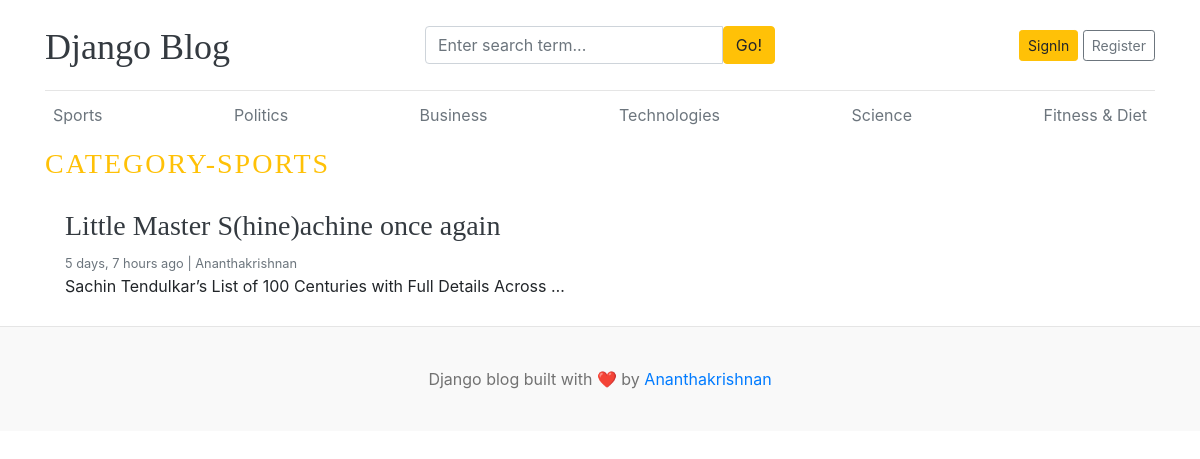
Page /category/1/ on the committed database.
### blogs/models.py (models this page shows, shortened)
class Category(models.Model):
    category_name=models.CharField(max_length=50,unique=True)
    created_at=models.DateTimeField(auto_now_add=True)
    updated_at=models.DateTimeField(auto_now=True)
    class Meta:
        verbose_name_plural="categories"
    def __str__(self):
        return self.category_name

class Blog(models.Model):
    title=models.CharField(max_length=100)
    slug=models.SlugField(max_length=150,unique=True)
    category=models.ForeignKey(Category,on_delete=models.CASCADE)
    author=models.ForeignKey(User,on_delete=models.CASCADE)
    featured_image=models.ImageField(upload_to='uploads/%Y%m%d')
    short_description=models.TextField(max_length=500)
    blog_body=models.TextField(max_length=500)
    status=models.CharField(max_length=20,choices=STATUS_CHOICES,default="Draft")
    is_featured=models.BooleanField(default=False)
    created_at=models.DateTimeField(auto_now_add=True)
    updated_at=models.DateTimeField(auto_now=True)

### blogs/views.py (the view)
# urls.py: path('<int:category_id>/',views.post_by_category,name="post_by_category"),
def post_by_category(request,category_id):
    posts=Blog.objects.filter(status="Published",category_id=category_id)
    try:
        category=Category.objects.get(pk=category_id)
    except:
        return redirect("home")
    context={
        "posts":posts,
        "category":category,
    }
    return render(request,"post_by_category.html",context)

### blogs/context_processors.py (called while the page is built)
def get_categories(request):
    categories=Category.objects.all()
    return dict(categories=categories)

def get_sociallinks(request):
    sociallinks=SocialLink.objects.all()
    return dict(sociallinks=sociallinks)

### templates/post_by_category.html
{% extends "base.html" %}
{% block content%}
        <h3 class="text-uppercase text-warning" style='letter-spacing:2px;'>CATEGORY-{{category}}</h3>
        <div class="row mb-2">
            {% if posts %}
            {% for post in posts %}
                    <div class="col-md-6">
                        <div class="card border-0">
                            <div class="card-body">
                                <h3><a href="{% url 'blogs' post.slug %}" class="text-dark">{{ post.title }}</a></h3>
                                <small class="mb-1 text-muted">{{ post.created_at|timesince }} ago | {{ post.author }}</small>
                                <p class="card-text">{{ post.short_description | truncatewords:10 }}</p>
                            </div>
                        </div>
                    </div>
            {% endfor %}
            {% else %}
            <p>No posts found</p>
            {% endif %}
        </div>
    </div>
{% endblock %}

### templates/base.html (shortened to what this page needs)
{% load static %}
<!DOCTYPE html>
<html lang="en">
<head>
    <link href="https://getbootstrap.com/docs/4.0/dist/css/bootstrap.min.css" rel="stylesheet">
    <link href="{% static 'css/blog.css' %}" rel="stylesheet">
    <link rel="stylesheet" href="https://cdnjs.cloudflare.com/ajax/libs/font-awesome/4.7.0/css/font-awesome.min.css">
</head>
<body>
    <div class="container">
        <header class="blog-header py-3">
            <div class="row flex-nowrap justify-content-between align-items-center">
                <div class="col-4 pt-1">
                    <a class="blog-header-logo text-dark" href="/">Django Blog</a>
                </div>
                <div class="col-4">
                    <form action="{% url 'search' %}" method="GET">
                        <div class="input-group">
                            <input class="form-control" type="text" name="keyword" value="{{keyword}}" placeholder="Enter search term..." aria-label="Enter search term..." aria-describedby="button-search" />
                            <button  type="submit" class="btn btn-warning" id="button-search" type="button">Go!</button>
                        </div>
                    </form>
                </div>
                <div class="col-4 d-flex justify-content-end align-items-center">
                    {% if not user.is_authenticated %}
                    <a class="btn btn-sm btn-warning" href="{% url 'login' %}">SignIn</a> &nbsp;
                    <a class="btn btn-sm btn-outline-secondary" href="{% url 'register'%}">Register</a>
                    {% else %}
                    <span><a href="{% url 'dashboard'%}">Dashboard</a></span>
                    &emsp;
                    <span><a href="{% url 'logout' %}">Logout</a></span>
                    {% endif %}
                </div>
            </div>
        </header>
        <div class="nav-scroller py-1 mb-2">
            <nav class="nav d-flex justify-content-between">
                {% for cat in categories %}
                    <a class="p-2 text-muted" href="{% url 'post_by_category' cat.id%}">{{ cat.category_name }}</a>
                {% endfor %}
            </nav>
        </div>
{% block content%}
{% endblock %}
<footer class="blog-footer">
    <p>Django blog built with ❤️ by <a href="#">Ananthakrishnan</a></p>
</footer>
</body>
</html>

### static/css/blog.css (style rules this page uses)
.blog-header { border-bottom: 1px solid #e5e5e5; }
.blog-header-logo { font-family: "Playfair Display", Georgia, "Times New Roman", serif; font-size: 2.25rem; }
h1, h2, h3, h4, h5, h6 { font-family: "Playfair Display", Georgia, "Times New Roman", serif; }
.blog-footer { padding: 2.5rem 0; color: #727272; text-align: center; background-color: #f9f9f9; border-top: .05rem solid #e5e5e5; }
.blog-footer p:last-child { margin-bottom: 0; }

### rows in the picture
Category: category_name "Sports", category_name "SPORTS"
Category: category_name "Politics"
Category: category_name "Business"
Category: category_name "Technologies"
Category: category_name "Science"
Category: category_name "Fitness & Diet"
Blog: title "Little Master S(hine)achine once again", created_at "5 days, 7 hours", author "Ananthakrishnan", short_description "Sachin Tendulkar’s List of 100 Centuries with Full Details Across …"
